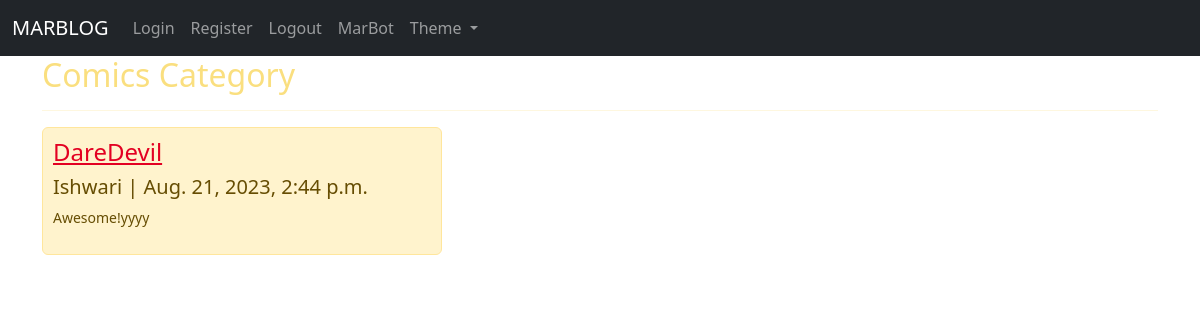
/category/Comics/, run on an earlier commit of the app's database.
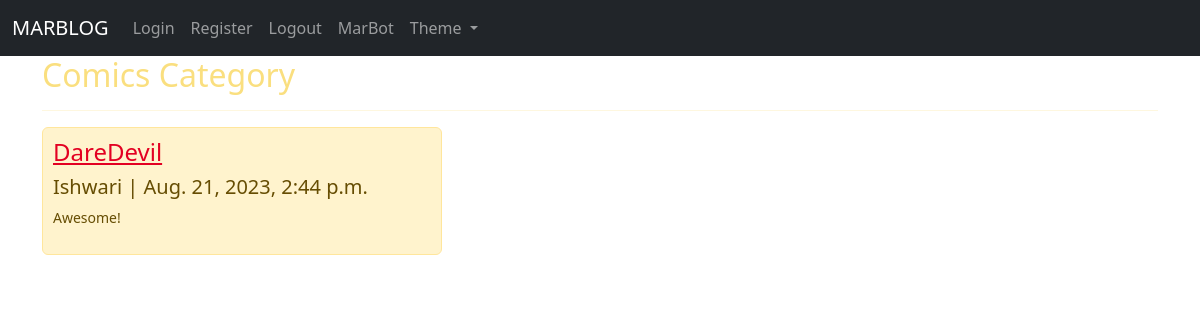
And on a later commit of the database.
### blog/models.py (models this page shows, shortened)
class Post(models.Model):
    title = models.CharField(max_length=255)
    author=models.ForeignKey(User,on_delete=models.CASCADE)
    body=models.TextField()
    post_date=models.DateTimeField(auto_now_add=True)
    category=models.CharField(max_length=255,default="Films")

### blog/views.py (the view)
# urls.py: path('category/<str:cats>/',CategoryView,name='category'),
def CategoryView(request,cats):
    category_posts=Post.objects.filter(category=cats)
    return render(request,'categories.html',{'cats':cats.title(),'category_posts':category_posts})

### blog/templates/categories.html (shortened to what this page needs)
{% extends 'base.html' %}
{% block content %}
{%if category_posts %}
<h1 class="page-title"> {{cats}} Category</h1><hr>
{% for post in category_posts %}
<div class="alert alert-warning post-alert" role="alert">
    <h4 class="alert-heading"><a href="{% url 'article_details' post.pk %}" class="post-item-link">{{post.title}}</a></h4>
    <h5>{{post.author}} | {{post.post_date}}</h5>
    <p>{{post.body|slice:":100"}}</p>
</div>
{% endfor %}
{% else %}
<h2>This page does not exist!</h2>
{% endif %}
{% endblock %}

What changed in the data, as far as the page shows it:
changed Post "DareDevil": body "Awesome!yyyy" → "Awesome!"
